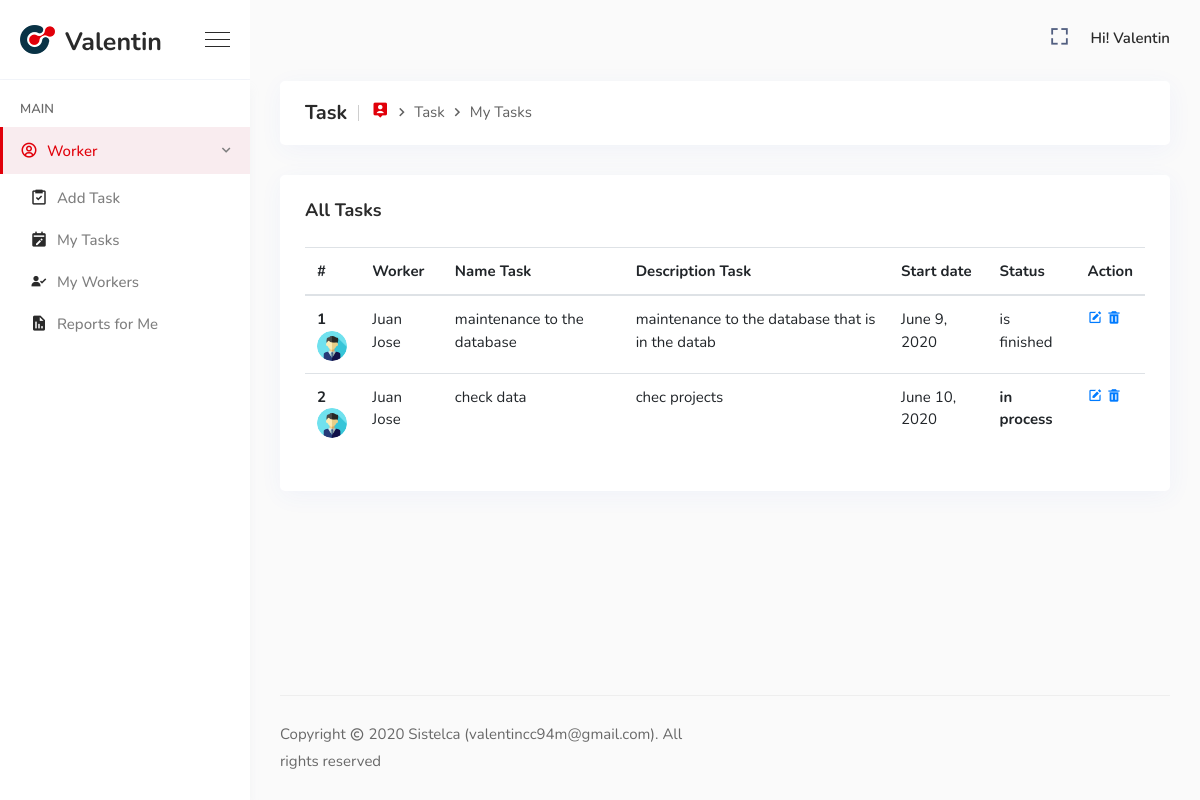
Page /manager/my_task/ (signed in) on the committed database.
### admins/models.py (models this page shows)
class User(AbstractUser):
    is_admins = models.BooleanField(default = False)
    is_manager = models.BooleanField(default = False)
    is_worker = models.BooleanField(default = False)
    email = models.EmailField(unique = True)
    def __str__(self):
        return self.email

### manager/models.py (models this page shows, shortened)
class Managers(models.Model):
    user = models.OneToOneField(User, on_delete=models.CASCADE, primary_key=True)
    profile_picture = models.ImageField(upload_to='avatar/manager/%Y/%m/%d', default='avatar/default.jpg',
                                 verbose_name='avatar', null=True, blank=True, validators=[validate_file_size])
    first_name = models.CharField(max_length=50)
    last_name = models.CharField(max_length=50)
    phone = PhoneField(blank=True)
    is_active = models.BooleanField(default = False)

### worker/models.py (models this page shows, shortened)
class Task(models.Model):
    worker = models.ForeignKey(Worker, on_delete=models.CASCADE)
    asign = models.ForeignKey(Managers, on_delete=models.CASCADE)
    name = models.CharField(max_length=50)
    description = models.CharField(max_length=50)
    start_date = models.DateField(auto_now_add=True)
    modified_date = models.DateTimeField(auto_now=True)
    end_date = models.DateField(blank=True, null=True)
    is_finish = models.BooleanField(default = False)

class Worker(models.Model):
    manager = models.ForeignKey(Managers, on_delete=models.CASCADE)
    departament = models.ForeignKey(Departament, on_delete=models.CASCADE)
    user = models.OneToOneField(User, on_delete=models.CASCADE, primary_key=True)
    is_active = models.BooleanField(default = False)
    profile_picture = models.ImageField(upload_to='avatar/worker/%Y/%m/%d', default='avatar/default.jpg',
                                 verbose_name='avatar', null=True, blank=True, validators=[validate_file_size])
    first_name = models.CharField(max_length=50)
    last_name = models.CharField(max_length=50)
    phone = PhoneField(blank=True)
    def __str__(self):
        return self.first_name + ' ' + self.last_name

### manager/views.py (the view)
# urls.py: path('my_task/', my_task, name='my_task'),
@login_required(redirect_field_name='/')
@user_passes_test(lambda u: u.is_manager, login_url='admins:dashboard')
def my_task(request):
    manager = Managers.objects.get(user=request.user)
    task = Task.objects.filter(asign=manager)
    return render(request, 'manager/task.html', locals())

### templates/manager/task.html (shortened to what this page needs)
{% extends "bases/base.html" %}
{% block content %}
<div class="breadcrumb-area">
    <h1>Task</h1>
    <ol class="breadcrumb">
        <li class="item"><a href="{% url 'admins:dashboard' %}"><i class='bx bxs-user-pin'></i></a></li>
        <li class="item">Task</li>
        <li class="item">My Tasks</li>
    </ol>
</div>
<div class="card mb-30">
    <div class="card-header d-flex justify-content-between align-items-center">
        <h3>All Tasks</h3>
    </div>
    <div class="card-body">
        <div class="table-responsive">
            <table class="table">
                <thead>
                    <tr>
                        <th scope="col">#</th>
                        <th scope="col">Worker</th>
                        <th scope="col">Name Task</th>
                        <th scope="col">Description Task</th>
                        <th scope="col">Start date</th>
                        <th scope="col">Status</th>
                        <th scope="col">Action</th>
                    </tr>
                </thead>
                <tbody>
                    {% for x in task %}
                    <tr>
                        <th scope="row">{{ forloop.counter }}   <img src="{{ x.worker.profile_picture.url }}" width="30" height="30" class="rounded-circle" alt="image"></th>
                        <td>{{ x.worker }}</td>
                        <td>{{ x.name }}</td>
                        <td>{{ x.description }}</td>
                        <td>{{ x.start_date }}</td>
                        {% if x.is_finish == True %}
                        <td>is finished</td>
                        {% else %}
                        <th>in process</td>
                        {% endif %}
                        <td>
                            <a href="{% url 'manager:edit_task' x.id %}"  data-toggle="tooltip" data-placement="bottom" title="Edit">
                                <i class="bx bxs-edit"></i>
                            </a>
                            <a href="{% url 'manager:delete_task' x.id %}" onclick="return confirm('Are you sure of delete this Task?');"  data-toggle="tooltip" data-placement="bottom" title="Delete">
                                <i class="bx bxs-trash"></i>
                            </a>
                        </td>
                    </tr>
                    {% endfor %}
                </tbody>
            </table>
        </div>
    </div>
</div>
{% endblock %}

### templates/bases/base.html (shortened to what this page needs)
{% load static %}
<!doctype html>
<html lang="zxx">
    <head>
        <link rel="stylesheet" href="{% static 'assets/css/vendors.min.css' %}">
        <link rel="stylesheet" href="{% static 'assets/css/style.css' %}">
        <link rel="stylesheet" href="{% static 'assets/css/responsive.css' %}">
    </head>
    <body>
        <div class="sidemenu-area">
            <div class="sidemenu-header">
                <a href="{% url 'admins:dashboard' %}" class="navbar-brand d-flex align-items-center">
                    <img src="{% static 'assets/img/small-logo.png' %}" alt="image">
                    <span>Valentin</span>
                </a>
                <div class="burger-menu d-none d-lg-block">
                    <span class="top-bar"></span>
                    <span class="middle-bar"></span>
                    <span class="bottom-bar"></span>
                </div>
            </div>
            <div class="sidemenu-body">
                <ul class="sidemenu-nav metisMenu h-100" id="sidemenu-nav" data-simplebar>
                    <li class="nav-item-title">
                        Main
                    </li>
                     {% if request.user.is_superuser %}
                    <li class="nav-item mm-active">
                        <a href="#" class="collapsed-nav-link nav-link" aria-expanded="false">
                            <span class="icon"><i class='bx bxs-user-pin'></i></span>
                            <span class="menu-title">Manager</span>
                            <span class="badge">{{ manager.count }}</span>
                        </a>
                        <ul class="sidemenu-nav-second-level">
                            <li class="nav-item">
                                <a href="{% url 'admins:create_manager' %}" class="nav-link">
                                    <span class="icon"><i class='bx bxs-plus-square'></i></span>
                                    <span class="menu-title">Add Manager</span>
                                </a>
                            </li>
                            <li class="nav-item">
                                <a href="{% url 'admins:list_manager' %}" class="nav-link">
                                    <span class="icon"><i class='bx bxs-group'></i></span>
                                    <span class="menu-title">List Manager</span>
                                </a>
                            </li>
                        </ul>
                    </li>
                    <li class="nav-item">
                        <a href="#" class="collapsed-nav-link nav-link" aria-expanded="false">
                            <span class="icon"><i class='bx bx-user-circle'></i></span>
                            <span class="menu-title">Worker</span>
                            <span class="badge">{{ worker.count }}</span>
                        </a>
                        <ul class="sidemenu-nav-second-level">
                            <li class="nav-item">
                                <a href="{% url 'admins:create_worker' %}" class="nav-link">
                                    <span class="icon"><i class='bx bx-plus-circle'></i></span>
                                    <span class="menu-title">Add Worker</span>
                                </a>
                            </li>
                            <li class="nav-item">
                                <a href="{% url 'admins:list_worker' %}" class="nav-link">
                                    <span class="icon"><i class='bx bx-group'></i></span>
                                    <span class="menu-title">List Worker</span>
                                </a>
                            </li>
                        </ul>
                    </li>
                    <li class="nav-item mm-active">
                        <a href="#" class="collapsed-nav-link nav-link" aria-expanded="false">
                            <span class="icon"><i class='bx bxs-buildings'></i></span>
                            <span class="menu-title">Departament</span>
                            <span class="badge">{{ departament.count }}</span>
                        </a>
                        <ul class="sidemenu-nav-second-level">
                            <li class="nav-item">
                                <a href="{% url 'admins:create_departament' %}" class="nav-link">
                                    <span class="icon"><i class='bx bxs-building'></i></span>
                                    <span class="menu-title">Add Departament</span>
                                </a>
                            </li>
                            <li class="nav-item">
                                <a href="{% url 'admins:list_departament' %}" class="nav-link">
                                    <span class="icon"><i class='bx bxs-badge-check'></i></span>
                                    <span class="menu-title">List Departament</span>
                                </a>
                            </li>
                        </ul>
                    </li>
                     {% elif request.user.is_manager %}
                      <li class="nav-item mm-active">
                        <a href="#" class="collapsed-nav-link nav-link" aria-expanded="false">
                            <span class="icon"><i class='bx bx-user-circle'></i></span>
                            <span class="menu-title">Worker</span>
                        </a>
                        <ul class="sidemenu-nav-second-level">
                            <li class="nav-item">
                                <a href="{% url 'manager:create_task' %}" class="nav-link">
                                    <span class="icon"><i class='bx bx-task'></i></span>
                                    <span class="menu-title">Add Task</span>
                                </a>
                            </li>
                            <li class="nav-item">
                                <a href="{% url 'manager:my_task' %}" class="nav-link">
                                    <span class="icon"><i class='bx bxs-calendar-edit'></i></span>
                                    <span class="menu-title">My Tasks</span>
                                </a>
                            </li>
                            <li class="nav-item">
                                <a href="{% url 'manager:my_works' %}" class="nav-link">
                                    <span class="icon"><i class='bx bxs-user-check'></i></span>
                                    <span class="menu-title">My Workers</span>
                                </a>
                            </li>
                            <li class="nav-item">
                                <a href="{% url 'manager:reports' %}" class="nav-link">
                                    <span class="icon"><i class='bx bxs-report'></i></span>
                                    <span class="menu-title">Reports for Me</span>
                                </a>
                            </li>
                        </ul>
                    </li>
                    {% endif %}
                </ul>
            </div>
        </div>
        <div class="main-content d-flex flex-column">
            <nav class="navbar top-navbar navbar-expand">
                <div class="collapse navbar-collapse" id="navbarSupportContent">
                    <ul class="navbar-nav right-nav align-items-center">
                        <li class="nav-item">
                            <a class="nav-link bx-fullscreen-btn" id="fullscreen-button">
                                <i class="bx bx-fullscreen"></i>
                            </a>
                        </li>
                        <li class="nav-item dropdown profile-nav-item">
                            <a href="#" class="nav-link dropdown-toggle" role="button" data-toggle="dropdown" aria-haspopup="true" aria-expanded="false">
                                <div class="menu-profile">
                                    {% if request.user.is_superuser %}
                                    <span class="name">Hi! {{ request.user }}</span>
                                    {% elif request.user.is_manager %}
                                    <span class="name">Hi! {{ request.user.managers.first_name }}</span>
                                    {% elif request.user.is_worker %}
                                    <span class="name">Hi! {{ request.user.worker.first_name }}</span>
                                    {% endif %}
                                </div>
                            </a>
                        </li>
                    </ul>
                </div>
            </nav>
            {% block content %}{% endblock %}
			<div class="flex-grow-1"></div>
            <footer class="footer-area">
                <div class="row align-items-center">
                    <div class="col-lg-6 col-sm-6 col-md-6">
                        <p>Copyright <i class='bx bx-copyright'></i> 2020 <a href="#">Sistelca (valentincc94m@gmail.com) </a>. All rights reserved</p>
                    </div>
                </div>
            </footer>
        </div>
    </body>
</html>

### rows in the picture
User: user.managers.first_name "Valentin"
Task: worker.profile_picture (placeholder picture), worker "Juan Jose", name "maintenance to the database", description "maintenance to the database that is in the datab", start_date "June 9, 2020", is_finish "is finished"
Task: worker.profile_picture (placeholder picture), worker "Juan Jose", name "check data", description "chec projects", start_date "June 10, 2020", is_finish "in process"
